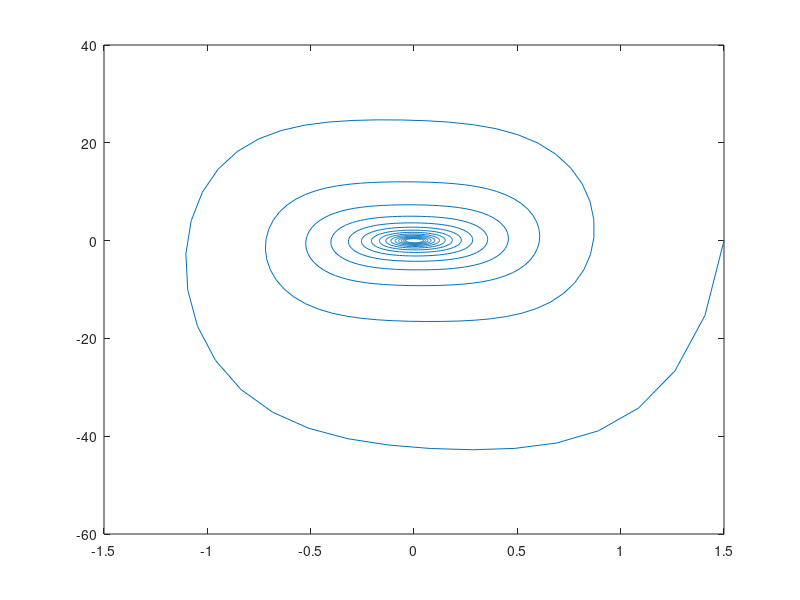

This figure's MATLAB source:
% valores de problema resorte
u0 = 1.5;
v0 = 0;
s1 = 100;
s2 = 10;
T = 0.15153;
Dt = T/32;
tmax = 50*T;
rango = 0:Dt:tmax;
%
u=[u0];
v=[v0];
a=[];
%
for i = rango
  a0 = -s1*(1+s2*u0^2)*u0;
%
  u1 = u0 + (1/2)*Dt*v0;
  v1 = v0 + (1/2)*Dt*a0;
  
  a1 = -s1*(1+s2*u1^2)*u1;
%
  u2 = u0 + (-3)*Dt*v0 + 8*Dt*v1;
  v2 = v0 + (-3)*Dt*a1 + 8*Dt*a1;
  
  a2 = -s1*(1+s2*u2^2)*u2;
%
  u3 = u0 + (1/6)*Dt*v0 + (2/3)*Dt*v1 + (1/6)*Dt*v2;
  v3 = v0 + (1/6)*Dt*a0 + (2/3)*Dt*a1 + (1/6)*Dt*a2;
%
   u=[u,u3]; 
   v=[v,v3];
   a=[a,a0];
    
  u0=u3;
  v0=v3;
endfor

plot (u,v);
